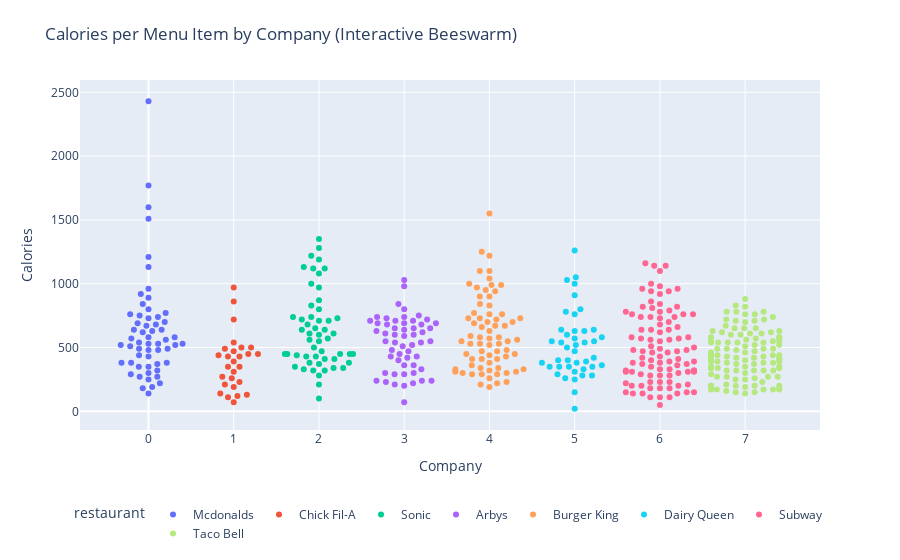

The notebook cell this image was saved under:
### Code cell
import seaborn as sns
import pandas as pd
import matplotlib.pyplot as plt
import plotly.express as px

# Compute the swarm positions using Seaborn
ax = sns.swarmplot(data=df, x="restaurant", y="calories")
swarm_positions = []

# Extract the computed positions from Seaborn artists
for collection in ax.collections:
    offsets = collection.get_offsets()
    swarm_positions.extend(offsets)

plt.close()  # Close static plot

# Create a new dataframe with adjusted x positions
df_plot = df.copy()
df_plot["x_swarm"], df_plot["y_swarm"] = zip(*swarm_positions)

# Interactive Plotly scatter
fig = px.scatter(
    df_plot,
    x="x_swarm",
    y="y_swarm",
    hover_data=["item"],
    color="restaurant"
)

# Make the figure taller and move legend below
fig.update_layout(
    title="Calories per Menu Item by Company (Interactive Beeswarm)",
    xaxis_title="Company",
    yaxis_title="Calories",
    height=800,  # make the plot taller
    legend=dict(
        orientation="h",   # horizontal legend
        yanchor="top",
        y=-0.2,            # move below the plot
        xanchor="center",
        x=0.5
    ),
    margin=dict(t=80, b=120)  # extra bottom space for the legend
)

fig.show()

### Figure 1 — Plotly figure (JSON) as saved in the notebook; plotly's stock layout.template omitted (floating-point values rounded to 4 significant figures)
{"data": [{"customdata": [["Artisan Grilled Chicken Sandwich"], ["Single Bacon Smokehouse Burger"], ["Double Bacon Smokehouse Burger"], ["Grilled Bacon Smokehouse Chicken Sandwich"], ["Crispy Bacon Smokehouse Chicken Sandwich"], ["Big Mac"], ["Cheeseburger"], ["Classic Chicken Sandwich"], ["Double Cheeseburger"], ["Double Quarter Pounder® with Cheese"], ["Filet-O-Fish®"], ["Garlic White Cheddar Burger"], ["Grilled Garlic White Cheddar Chicken Sandwich"], ["Crispy Garlic White Cheddar Chicken Sandwich"], ["Hamburger"], ["Lobster Roll"], ["Maple Bacon Dijon 1/4 lb Burger"], ["Grilled Maple Bacon Dijon Chicken Sandwich"], ["Crispy Maple Bacon Dijon Chicken Sandwich"], ["McChicken"], ["McDouble"], ["McRib"], ["Pico Guacamole 1/4 lb Burger"], ["Grilled Pico Guacamole Chicken Sandwich"], ["Crispy Pico Guacamole Chicken Sandwich"], ["Premium Buttermilk Crispy Chicken Deluxe Sandwich"], ["Premium Crispy Chicken Deluxe Sandwich"], ["Quarter Pounder® with Cheese"], ["Signature Sriracha Burger"], ["Grilled Signature Sriracha Chicken Sandwich"], ["Crispy Signature Sriracha Chicken Sandwich"], ["Sweet BBQ Bacon 1/4 lb Burger"], ["Grilled Sweet BBQ Bacon Chicken Sandwich"], ["Crispy Sweet BBQ Bacon Chicken Sandwich"], ["3 piece Buttermilk Crispy Chicken Tenders"], ["4 piece Buttermilk Crispy Chicken Tenders"], ["6 piece Buttermilk Crispy Chicken Tenders"], ["10 piece Buttermilk Crispy Chicken Tenders"], ["12 piece Buttermilk Crispy Chicken Tenders"], ["20 piece Buttermilk Crispy Chicken Tenders"], ["4 Piece Chicken McNuggets"], ["6 Piece Chicken McNuggets"], ["10 Piece Chicken McNuggets"], ["20 Piece Chicken McNuggets"], ["40 piece Chicken McNuggets"], ["4 piece Sweet N' Spicy Honey BBQ Glazed Tenders"], ["6 piece Sweet N' Spicy Honey BBQ Glazed Tenders"], ["10 piece Sweet N' Spicy Honey BBQ Glazed Tenders"], ["Premium Asian Salad w/o Chicken"], ["Premium Asian Salad w/ Grilled Chicken"], ["Premium Asian Salad w/ Crispy Chicken"], ["Premium Bacon Ranch Salad w/o Chicken"], ["Premium Bacon Ranch Salad w/ Grilled Chicken"], ["Premium Bacon Ranch Salad w/ Crispy Chicken"], ["Premium Southwest Salad w/o Chicken"], ["Premium Southwest Salad w/ Grilled Chicken"], ["Premium Southwest Salad w/ Crispy Chicken"]], "hovertemplate": "restaurant=Mcdonalds<br>x_swarm=%{x}<br>y_swarm=%{y}<br>item=%{customdata[0]}<extra></extra>", "legendgroup": "Mcdonalds", "marker": {"color": "#636efa", "symbol": "circle"}, "mode": "markers", "name": "Mcdonalds", "orientation": "v", "showlegend": true, "type": "scatter", "x": [-0.3168, -0.06745, 0, -0.1037, -0.09036, -0.1109, 0, -0.2146, 0, 0.2013, -0.2036, -0.06745, 0.4, 0.1905, 0, -0.2073, 0.1543, 0.3072, 0.1109, 0, 0.2146, 0.1132, 0, -0.3255, 0.08688, -0.2013, 0, 0.1132, -0.02402, 0.2036, 0, -0.1277, 0.04344, 0, 0.1037, 0, -0.2146, 0, 0, 0, -0.06745, 0.1037, -0.1109, 0, 0, -0.1711, 0, 0, 0, -0.1037, -0.1109, 0.04344, 0.1037, 0.2241, 0.1338, -0.1132, 0.3145], "xaxis": "x", "y": [380, 840, 1130, 750, 920, 540, 300, 510, 430, 770, 380, 620, 530, 700, 250, 290, 640, 580, 740, 350, 380, 480, 580, 520, 680, 570, 530, 530, 670, 560, 730, 690, 630, 800, 370, 480, 760, 1210, 1510, 2430, 180, 270, 440, 890, 1770, 640, 960, 1600, 140, 270, 490, 190, 320, 490, 220, 350, 520], "yaxis": "y"}, {"customdata": [["Chargrilled Chicken Club Sandwich"], ["Chargrilled Chicken Sandwich"], ["Chick-n-Slider"], ["1 Piece Chick-n-Strips"], ["2 Piece Chick-n-Strips"], ["3 Piece Chick-n-Strips"], ["4 piece Chick-n-Strips"], ["Chicken Deluxe"], ["4 piece Chicken Nuggets"], ["6 piece Chicken Nuggets"], ["8 piece Chicken Nuggets"], ["12 piece Chicken Nuggets"], ["30 piece Chicken Nuggets"], ["Chicken Salad Sandwich"], ["Chicken Sandwich"], ["4 Piece Grilled Chicken Nuggets"], ["6 Piece Grilled Chicken Nuggets"], ["8 piece Grilled Chicken Nuggets"], ["12 Piece Grilled Chicken Nuggets"], ["Spicy Grilled Chicken Sub Sandwich"], ["Regular Grilled Chicken Sub Sandwich"], ["Smokehouse BBQ Bacon Sandwich"], ["Spicy Chicken Sandwich"], ["Spicy Deluxe"], ["Chargrilled Chicken Cool Wrap"], ["Chicken Enchiladas Meal Kit"], ["Chicken Parmesan Meal Kit"]], "hovertemplate": "restaurant=Chick Fil-A<br>x_swarm=%{x}<br>y_swarm=%{y}<br>item=%{customdata[0]}<extra></extra>", "legendgroup": "Chick Fil-A", "marker": {"color": "#EF553B", "symbol": "circle"}, "mode": "markers", "name": "Chick Fil-A", "orientation": "v", "showlegend": true, "type": "scatter", "x": [0.9325, 1, 0.8662, 1.043, 1.067, 0.9325, 1, 1.204, 1.154, 1, 0.9771, 1, 1, 0.8963, 0.8217, 1, 0.9325, 0.8422, 0.8963, 1.067, 1.171, 1.09, 1.284, 1, 1.067, 1, 1], "xaxis": "x", "y": [430, 310, 270, 120, 230, 350, 470, 500, 130, 190, 260, 390, 970, 490, 440, 70, 110, 140, 210, 430, 450, 500, 450, 540, 350, 860, 720], "yaxis": "y"}, {"customdata": [["Hatch Green Chile Cheeseburger"], ["Jalapeno Burger"], ["Jr. Burger"], ["Jr. Chili Cheeseburger"], ["Jr. Deluxe Burger"], ["Jr. Deluxe Cheeseburger"], ["Jr. Double Cheeseburger"], ["Sonic Bacon Cheeseburger (w/mayo)"], ["Sonic Burger W/ Mustard"], ["Sonic Burger W/ Ketchup"], ["Sonic Burger W/ Mayonnaise"], ["Sonic Cheeseburger W/ Mustard"], ["Sonic Cheeseburger W/ Ketchup"], ["Sonic Cheeseburger W/ Mayonnaise"], ["Super Sonic Bacon Double Cheeseburger (w/mayo)"], ["Super Sonic Double Cheeseburger W/ Mustard"], ["Super Sonic Double Cheeseburger W/ Ketchup"], ["Super Sonic Double Cheeseburger W/ Mayo"], ["Super Sonic Jalapeno Double Cheeseburger"], ["Veggie Burger W/ Ketchup"], ["Veggie Burger With Mustard"], ["Veggie Burger W/ Mustard"], ["Grilled Asiago Caesar Chicken Club Sandwich"], ["Crispy Asiago Caesar Chicken Club Sandwich"], ["Grilled Chicken Sandwich"], ["Crispy Chicken Sandwich"], ["Chicken Strip Sandwich"], ["3 Piece Crispy Chicken Tender Dinner"], ["5 Piece Crispy Chicken Tender Dinner"], ["Deluxe Ultimate Chicken Sandwich"], ["Buffalo Dunked Ultimate Chicken Sandwich"], ["Garlic Parmesan Dunked Ultimate Chicken Sandwich"], ["Small Jumbo Popcorn Chicken"], ["Large Jumbo Popcorn Chicken"], ["Small Spicy Jumbo Popcorn Chicken"], ["Large Spicy Jumbo Popcorn Chicken"], ["3 Piece Super Crunch Chicken Strip Dinner"], ["4 Piece Super Crunch Chicken Strip Dinner"], ["5 Piece Super Crunch Chicken Strip Dinner"], ["3 Piece Super Crunch Chicken Strips"], ["4 Piece Super Crunch Chicken Strips"], ["5 Piece Super Crunch Chicken Strips"], ["Traditional Ultimate Chicken Sandwich"], ["Ultimate Chicken Club"], ["All Beef All-american Style Dog – 6\""], ["All Beef Chicago Dog – 6\""], ["All Beef Chili Cheese Coney – 6\""], ["All Beef New York Dog – 6\""], ["All Beef Regular Hot Dog – 6\""], ["Cheesy Bacon Pretzel Dog - 6 In."], ["Corn Dog"], ["Footlong Quarter Pound Coney"], ["The Original Pretzel Dog"]], "hovertemplate": "restaurant=Sonic<br>x_swarm=%{x}<br>y_swarm=%{y}<br>item=%{customdata[0]}<extra></extra>", "legendgroup": "Sonic", "marker": {"color": "#00cc96", "symbol": "circle"}, "mode": "markers", "name": "Sonic", "orientation": "v", "showlegend": true, "type": "scatter", "x": [2.113, 2.067, 2.171, 2.181, 1.889, 1.6, 2, 2, 1.799, 1.957, 1.91, 2, 1.799, 2, 2, 1.933, 1.822, 1.91, 2.067, 2.4, 2.361, 2.248, 2.171, 1.866, 1.851, 2.104, 1.629, 2, 2.031, 1.695, 1.91, 2, 2.352, 1.889, 1.718, 1.889, 2, 2, 2, 1.822, 1.74, 2, 2.217, 2, 2, 1.964, 2.067, 2.284, 2.067, 1.941, 2, 1.91, 1.933], "xaxis": "x", "y": [710, 640, 340, 410, 380, 450, 600, 870, 640, 650, 740, 710, 720, 800, 1280, 1120, 1130, 1220, 1120, 450, 450, 450, 610, 680, 430, 570, 450, 280, 470, 740, 1000, 1350, 380, 560, 350, 610, 970, 1080, 1190, 330, 440, 550, 730, 100, 370, 430, 410, 340, 320, 500, 210, 830, 320], "yaxis": "y"}, {"customdata": [["Arby's Melt"], ["Arby-Q Sandwich"], ["Beef 'n Cheddar Classic"], ["Beef 'n Cheddar Mid"], ["Bourbon BBQ Brisket Sandwich"], ["Bourbon BBQ Chicken Sandwich"], ["Bourbon BBQ Steak Sandwich"], ["Buttermilk Buffalo Chicken Sandwich"], ["Buttermilk Chicken Bacon & Swiss"], ["Buttermilk Chicken Cordon Bleu Sandwich"], ["Buttermilk Crispy Chicken Sandwich"], ["Classic French Dip & Swiss/Au Jus"], ["Classic Roast Beef"], ["Double Roast Beef"], ["Fire-Roasted Philly Steak"], ["Grand Turkey Club"], ["Greek Gyro"], ["Half Pound Beef 'n Cheddar Sandwich"], ["Half Pound French Dip & Swiss"], ["Half Pound Roast Beef Sandwich"], ["Ham & Swiss Melt"], ["Loaded Italian Sandwich"], ["Pecan Chicken Salad Flatbread"], ["Pecan Chicken Salad Sandwich"], ["2 piece Prime-Cut Chicken Tenders"], ["3 piece Prime-Cut Chicken Tenders"], ["5 piece Prime-Cut Chicken Tenders"], ["Reuben Sandwich"], ["Roast Beef Gyro"], ["Roast Turkey & Swiss Sandwich"], ["Roast Turkey & Swiss Wrap"], ["Roast Turkey, Ranch & Bacon Sandwich"], ["Roast Turkey, Ranch & Bacon Wrap"], ["Smoke Mountain w/ Beef Short Rib"], ["Smokehouse Beef Short Rib Sandwich"], ["Smokehouse Brisket"], ["Super Roast Beef"], ["Three Cheese Steak Sandwich"], ["Triple Decker Sandwich"], ["Turkey Avocado Club"], ["Turkey Gyro"], ["Ultimate BLT"], ["Buffalo Chicken Slider"], ["Chicken Tender 'n Cheese Slider"], ["Corned Beef 'n Cheese Slider"], ["Ham 'n Cheese Slider"], ["Jalapeno Roast Beef 'n Cheese Slider"], ["Pizza Slider"], ["Roast Beef 'n Cheese Slider"], ["Turkey 'n Cheese Slider"], ["Chopped Side Salad"], ["Crispy Chicken Farmhouse Salad"], ["Greek Gyro Salad"], ["Roast Turkey Farmhouse Salad"], ["Super Greek Salad"]], "hovertemplate": "restaurant=Arbys<br>x_swarm=%{x}<br>y_swarm=%{y}<br>item=%{customdata[0]}<extra></extra>", "legendgroup": "Arbys", "marker": {"color": "#ab63fa", "symbol": "circle"}, "mode": "markers", "name": "Arbys", "orientation": "v", "showlegend": true, "type": "scatter", "x": [3.201, 2.933, 2.946, 2.675, 2.889, 3.372, 2.688, 3.197, 3.111, 3, 3.308, 2.892, 3.111, 2.982, 3, 2.855, 2.6, 2.682, 3.171, 2.778, 2.776, 2.799, 3.104, 2.933, 3.207, 3, 2.889, 3.201, 2.781, 2.896, 3.093, 3, 3.215, 3, 3, 3.111, 3.147, 3.305, 3, 2.793, 3.05, 3, 3, 2.887, 3.104, 2.889, 3.321, 3.111, 2.675, 3, 3, 2.842, 3.036, 2.785, 3.269], "xaxis": "x", "y": [330, 400, 450, 630, 650, 690, 690, 540, 650, 690, 550, 540, 360, 510, 640, 480, 710, 740, 750, 610, 300, 680, 710, 840, 240, 360, 600, 680, 550, 710, 520, 800, 620, 740, 590, 600, 430, 650, 1030, 730, 470, 980, 290, 290, 220, 210, 240, 300, 240, 200, 70, 430, 420, 230, 720], "yaxis": "y"}, {"customdata": [["American Brewhouse King"], ["Bacon & Swiss Sourdough King"], ["Bacon Cheeseburger"], ["Bacon Cheeseburger Deluxe"], ["Bacon King"], ["Bacon King Jr"], ["BBQ Bacon King"], ["Cheeseburger"], ["Double Bacon Cheeseburger"], ["Double Cheeseburger"], ["Double Hamburger"], ["Double Quarter Pound King"], ["Extra Long Cheeseburger"], ["Farmhouse King"], ["Hamburger"], ["Homestyle Cheeseburger"], ["Jalapeno King Sandwich"], ["Mushroom & Swiss King"], ["Rodeo Burger"], ["Rodeo King"], ["Sourdough King Single"], ["Sourdough King Double"], ["Steakhouse King"], ["Bacon & Cheese Whopper"], ["DOUBLE WHOPPER w/o Cheese"], ["DOUBLE WHOPPER w/ Cheese"], ["WHOPPER w/o Cheese"], ["WHOPPER w/ Cheese"], ["WHOPPER JR. w/o Cheese"], ["WHOPPER JR. w/ Cheese"], ["Bacon Cheddar Ranch Chicken Salad w/ grilled Chicken & Dressing"], ["Bacon Cheddar Ranch Chicken Salad w/ crispy Chicken & Dressing"], ["Chicken BLT Salad w/ Grilled Chicken"], ["Chicken BLT Salad w/ Crispy Chicken"], ["Chicken Caesar Salad w/ Grilled Chicken"], ["Chicken Caesar Salad w/ Crispy Chicken"], ["Chicken, Apple & Cranberry Salad w/ Grilled Chicken"], ["Chicken, Apple & Cranberry Salad w/ Crispy Chicken"], ["Garden Grilled Chicken Salad w/ Grilled Chicken, no dressing"], ["Garden Grilled Chicken Salad w/ Crispy Chicken, no dressing"], ["Side Caesar Salad with dressing"], ["Side Garden Salad and Avocado Ranch Dressing"], ["Bacon Cheddar Ranch Crispy Chicken Sandwich"], ["BBQ Bacon Crispy Chicken Sandwich"], ["Big Fish Sandwich"], ["BK VEGGIE Burger"], ["Chicken Burger"], ["Chicken Cordon Bleu Sandwich"], ["Chicken Fries"], ["4 Piece Chicken Nuggets"], ["6 Piece Chicken Nuggets"], ["20 Piece Chicken Nuggets"], ["Chicken Nuggets (10pc)"], ["Chicken Parmesan Sandwich"], ["Crispy Buffalo Chicken Melt"], ["Crispy Chicken Jr."], ["Crispy Chicken Sandwich"], ["Grilled Chicken Sandwich"], ["Grilled Chili Cheese Dog"], ["Grilled Hot Dog"], ["Jalapeno Chicken Fries"], ["Original Chicken Sandwich"], ["Pretzel Chicken Fries"], ["Rodeo Crispy Chicken Sandwich"], ["Sourdough Chicken Club"], ["4 Piece Spicy Chicken Nuggets"], ["Spicy Chicken Nuggets"], ["Spicy Crispy Chicken Jr."], ["Spicy Crispy Chicken Sandwich"], ["Spicy Crispy Jalapeno Chicken Sandwich"]], "hovertemplate": "restaurant=Burger King<br>x_swarm=%{x}<br>y_swarm=%{y}<br>item=%{customdata[0]}<extra></extra>", "legendgroup": "Burger King", "marker": {"color": "#FFA15A", "symbol": "circle"}, "mode": "markers", "name": "Burger King", "orientation": "v", "showlegend": true, "type": "scatter", "x": [4, 3.763, 3.6, 4.09, 4, 3.752, 3.887, 4.201, 4, 3.729, 3.793, 3.887, 4.111, 4, 4, 3.672, 4.024, 4.067, 3.6, 3.91, 3.887, 3.853, 4, 3.819, 4, 4.137, 3.91, 4.148, 3.896, 4, 3.778, 4.081, 4.215, 3.819, 4.111, 4.067, 4.325, 3.977, 4, 4.298, 4.09, 4.201, 4, 4, 3.889, 3.91, 4.201, 4.361, 3.796, 4, 3.91, 3.957, 4.09, 4, 3.889, 4.194, 4.181, 3.91, 4.4, 4.312, 3.686, 4, 4.104, 3.796, 3.889, 3.896, 3.776, 4.09, 4.271, 4], "xaxis": "x", "y": [1550, 1000, 330, 290, 1040, 730, 1100, 300, 520, 450, 360, 900, 580, 1220, 260, 550, 990, 940, 310, 1250, 730, 970, 1100, 770, 900, 990, 660, 760, 340, 380, 590, 720, 550, 690, 530, 670, 560, 700, 320, 450, 220, 230, 830, 440, 530, 410, 480, 730, 290, 190, 290, 950, 470, 570, 580, 430, 670, 470, 330, 310, 300, 630, 340, 410, 840, 210, 530, 410, 700, 760], "yaxis": "y"}, {"customdata": [["1/2 lb. FlameThrower® GrillBurger"], ["1/2 lb. GrillBurger with Cheese"], ["1/4 lb. Bacon Cheese GrillBurger"], ["1/4 lb. GrillBurger with Cheese"], ["1/4 lb. Mushroom Swiss GrillBurger"], ["Original Cheeseburger"], ["Original Double Cheeseburger"], ["4 Piece Chicken Strip Basket w/ Country Gravy"], ["6 Piece Chicken Strip Basket w/ Country Gravy"], ["Bacon Cheese Dog"], ["Cheese Dog"], ["Chili Cheese Dog"], ["Chili Dog"], ["Hot Dog"], ["Relish Dog"], ["Barbecue Pork Sandwich"], ["Breaded Mushrooms"], ["Regular Cheese Curds"], ["Large Cheese Curds"], ["Chili Cheese Mega Dog"], ["Corn Dog"], ["Crispy Fish Sandwich"], ["Deluxe Cheeseburger"], ["Deluxe Double Cheeseburger"], ["Deluxe Double Hamburger"], ["Deluxe Hamburger"], ["DQ Ultimate® Burger"], ["Pork Tenderloin Sandwich"], ["Steak Finger Basket"], ["3 chicken strips Chicken Strips"], ["Chicken Bacon Ranch Sandwich"], ["Chicken Mozzarella Sandwich"], ["Crispy Chicken BLT Salad"], ["Crispy Chicken Garden Greens Salad"], ["Crispy Chicken Sandwich"], ["Crispy Chicken Wrap"], ["Grilled Chicken BLT Salad"], ["Grilled Chicken Garden Greens Salad"], ["Grilled Chicken Sandwich"], ["Grilled Chicken Wrap"], ["Side Salad"], ["Turkey BLT Sandwich"]], "hovertemplate": "restaurant=Dairy Queen<br>x_swarm=%{x}<br>y_swarm=%{y}<br>item=%{customdata[0]}<extra></extra>", "legendgroup": "Dairy Queen", "marker": {"color": "#19d3f3", "symbol": "circle"}, "mode": "markers", "name": "Dairy Queen", "orientation": "v", "showlegend": true, "type": "scatter", "x": [5, 5.067, 5.113, 5.117, 5, 4.919, 5, 4.91, 5, 5.224, 5.134, 5.023, 5.104, 4.799, 4.819, 5, 5, 4.731, 5.013, 5, 4.889, 5, 4.806, 5.224, 4.842, 4.933, 4.896, 5.318, 5, 5.207, 4.91, 4.842, 5.013, 5.204, 4.91, 4.706, 4.616, 5, 5.318, 5.09, 5, 5.228], "xaxis": "x", "y": [1000, 800, 630, 540, 570, 400, 630, 1030, 1260, 420, 390, 380, 330, 290, 350, 310, 250, 550, 1050, 760, 260, 470, 400, 640, 540, 350, 780, 580, 910, 350, 500, 640, 520, 280, 600, 350, 380, 150, 360, 280, 20, 550], "yaxis": "y"}, {"customdata": [["6\" B.L.T."], ["Footlong B.L.T."], ["6\" BBQ Rib Sandwich"], ["Footlong BBQ Rib Sandwich"], ["6\" Big Hot Pastrami"], ["Footlong Big Hot Pastrami"], ["6\" Big Philly Cheesesteak"], ["Footlong Big Philly Cheesesteak"], ["Kids Mini Sub Black Forest Ham"], ["6\" Black Forest Ham"], ["Footlong Black Forest Ham"], ["6\" Carved Turkey"], ["Footlong Carved Turkey"], ["6\" Carved Turkey & Bacon w/ Cheese"], ["Footlong Carved Turkey & Bacon w/ Cheese"], ["6\" Chicken & Bacon Ranch Melt"], ["Footlong Chicken & Bacon Ranch Melt"], ["6\" Chicken Pizziola Melt"], ["Footlong Chicken Pizziola Melt"], ["6\" Cold Cut Combo"], ["Footlong Cold Cut Combo"], ["6\" Corned Beef Reuben"], ["Footlong Corned Beef Reuben"], ["6\" Italian B.M.T."], ["Footlong Italian B.M.T."], ["6\" Italian Hero"], ["Footlong Italian Hero"], ["6\" Meatball Marinara"], ["Footlong Meatball Marinara"], ["6\" Oven Roasted Chicken"], ["Footlong Oven Roasted Chicken"], ["Kids Mini Sub Roast Beef"], ["6\" Roast Beef"], ["Footlong Roast Beef"], ["6\" Rotisserie Style Chicken"], ["Footlong Rotisserie Style Chicken"], ["6\" Spicy Italian"], ["Footlong Spicy Italian"], ["6\" Steak and Cheese"], ["Footlong Steak and Cheese"], ["6\" Subway Club"], ["Footlong Subway Club"], ["6\" Subway Melt (includes cheese)"], ["Footlong Subway Melt (includes cheese)"], ["6\" Subway Seafood Sensation"], ["Footlong Subway Seafood Sensation"], ["6\" Sweet Onion Chicken Teriyaki"], ["Footlong Sweet Onion Chicken Teriyaki"], ["6\" Tuna"], ["Footlong Tuna"], ["6\" Turkey & Bacon Avocado"], ["Footlong Turkey & Bacon Avocado"], ["Kids Mini Sub Turkey Breast"], ["6\" Turkey Breast"], ["Footlong Turkey Breast"], ["6\" Turkey Breast & Ham"], ["Footlong Turkey Breast & Ham"], ["6\" Turkey Italiano Melt (with Provolone)"], ["Footlong Turkey Italiano Melt (with Provolone)"], ["Kids Mini Sub Veggie Delite"], ["6\" Veggie Delite"], ["Footlong Veggie Delite"], ["6\" Veggie Patty"], ["Footlong Veggie Patty"], ["Autumn Carved Turkey Salad"], ["B.L.T. Salad"], ["Big Hot Pastrami Melt Salad"], ["Big Philly Cheesesteak Salad"], ["Black Forest Ham Salad"], ["Buffalo Chicken Salad (with Ranch dressing)"], ["Carved Turkey & Bacon w/ Cheese Salad"], ["Carved Turkey Salad"], ["Chicken & Bacon Ranch Melt Salad (includes Ranch dressing)"], ["Cold Cut Combo Salad"], ["Double Chicken Salad"], ["Italian B.M.T.® Salad"], ["Italian Hero Salad"], ["Meatball Marinara Salad"], ["Oven Roasted Chicken Salad"], ["Roast Beef Salad"], ["Spicy Italian Salad"], ["Steak & Cheese Salad"], ["Subway Club Salad"], ["Subway Melt® Salad"], ["Sweet Onion Chicken Teriyaki Salad"], ["Tuna Salad"], ["Turkey Breast & Ham Salad"], ["Turkey Breast Salad"], ["Veggie Delite Salad"], ["Chipotle Southwest Steak & Cheese Wrap"], ["Rotisserie-Style Chicken Caesar Wrap"], ["Turkey, Bacon & Guacamole Wrap"], ["Cheese & Veggies Pizza"], ["Cheese Pizza"], ["Pepperoni Pizza"], ["Sausage Pizza"]], "hovertemplate": "restaurant=Subway<br>x_swarm=%{x}<br>y_swarm=%{y}<br>item=%{customdata[0]}<extra></extra>", "legendgroup": "Subway", "marker": {"color": "#FF6692", "symbol": "circle"}, "mode": "markers", "name": "Subway", "orientation": "v", "showlegend": true, "type": "scatter", "x": [6.4, 5.783, 6, 5.896, 5.667, 5.829, 6.4, 5.896, 6.113, 5.776, 6.333, 6.113, 6.207, 5.778, 6.067, 6.222, 5.933, 6.09, 6, 5.793, 5.776, 6.201, 5.896, 6.215, 6.201, 6, 6, 5.688, 5.793, 6.4, 5.896, 5.783, 5.6, 6.104, 5.896, 6.104, 6.312, 6.207, 5.682, 6.388, 5.672, 6, 6.314, 6.171, 5.793, 6, 6, 5.672, 5.799, 6.104, 6.111, 6, 5.887, 5.887, 6.111, 6, 5.889, 6, 6, 6.314, 6.113, 5.91, 6.4, 5.6, 6.217, 5.6, 5.896, 6, 5.887, 6.204, 6.113, 6.4, 5.896, 6, 5.6, 5.887, 6, 6.328, 6.204, 5.796, 6.4, 6.328, 5.683, 6.217, 5.67, 5.6, 6, 6.113, 6, 6.275, 6, 5.91, 5.889, 6, 6.111, 5.799], "xaxis": "x", "y": [320, 640, 430, 860, 580, 1160, 500, 1000, 180, 290, 580, 330, 660, 570, 1140, 570, 1140, 460, 920, 370, 740, 470, 940, 410, 820, 550, 1100, 480, 960, 320, 640, 200, 320, 640, 350, 700, 480, 960, 380, 760, 310, 620, 370, 740, 420, 840, 380, 760, 470, 940, 390, 780, 180, 280, 560, 280, 560, 490, 980, 150, 230, 460, 390, 780, 300, 150, 400, 330, 110, 360, 280, 150, 510, 180, 220, 230, 230, 310, 140, 140, 310, 210, 140, 200, 200, 310, 110, 110, 50, 760, 730, 810, 740, 680, 790, 820], "yaxis": "y"}, {"customdata": [["1/2 lb.* Cheesy Potato Burrito"], ["1/2 lb.* Combo Burrito"], ["7-Layer Burrito"], ["Bean Burrito"], ["Beefy 5-Layer Burrito"], ["Beefy Fritos® Burrito"], ["Black Bean Burrito"], ["Burrito Supreme® – Beef"], ["Burrito Supreme® - Chicken"], ["Burrito Supreme® - Steak"], ["Cantina Power Burrito - Chicken"], ["Cantina Power Burrito - Steak"], ["Cantina Power Burrito - Veggie"], ["Cheesy Bean and Rice Burrito"], ["Chili Cheese Burrito"], ["Chicken Crunchy Cheesy Core Burrito"], ["Steak Crunchy Cheesy Core Burrito"], ["Beef Crunchy Cheesy Core Burrito"], ["Loaded Taco Burrito"], ["Chicken Quesarito"], ["Steak Quesarito"], ["Beef Quesarito"], ["Shredded Chicken Burrito"], ["Smothered Burrito - Beef"], ["Smothered Burrito - Shredded Chicken"], ["Smothered Burrito - Steak"], ["Chicken Spicy Cheesy Core Burrito"], ["Steak Spicy Cheesy Core Burrito"], ["Beef Spicy Cheesy Core Burrito"], ["Triple Melt Burrito"], ["XXL Grilled Stuft Burrito - Beef"], ["XXL Grilled Stuft Burrito - Chicken"], ["XXL Grilled Stuft Burrito - Steak"], ["Chicken Soft Taco"], ["Cool Ranch® Doritos® Double Decker® Taco"], ["Cool Ranch® Doritos® Locos Taco"], ["Cool Ranch® Doritos® Locos Taco Supreme"], ["Crunchy Taco"], ["Crunchy Taco Supreme®"], ["Double Decker® Taco"], ["DOUBLE DECKER® Taco Supreme®"], ["Spicy Sweet Double Stacked Taco"], ["Cool Ranch Habanero Double Stacked Taco"], ["Nacho Crunch Double Stacked Taco"], ["Fiery Doritos® Double Decker® Taco"], ["Fiery Doritos® Locos Taco"], ["Fiery Doritos® Locos Taco Supreme"], ["Grilled Steak Soft Taco"], ["Nacho Cheese Doritos® Double Decker® Taco"], ["Nacho Cheese Doritos® Locos Tacos"], ["Nacho Cheese Doritos® Locos Tacos Supreme"], ["Soft Taco Supreme® – Beef"], ["Soft Taco-Beef"], ["Spicy Potato Soft Taco"], ["Chalupa Supreme® - Chicken"], ["Chalupa Supreme® - Steak"], ["Chalupa Supreme®–Beef"], ["Double Chalupa"], ["Wild Naked Chicken Chalupa"], ["Mild Naked Chicken Chalupa"], ["Spicy Double Chalupa"], ["Fresco Bean Burrito"], ["Fresco Burrito Supreme® – Chicken"], ["Fresco Burrito Supreme® – Steak"], ["Fresco Chicken Soft Taco"], ["Fresco Crunchy Taco"], ["Fresco Grilled Steak Soft Taco"], ["Fresco Soft Taco"], ["Cheesy Gordita Crunch"], ["Doritos® Cheesy Gordita Crunch - Cool Ranch"], ["Doritos® Cheesy Gordita Crunch - Fiery"], ["Doritos® Cheesy Gordita Crunch - Nacho Cheese"], ["Double Cheesy Gordita Crunch"], ["Gordita Supreme® – Beef"], ["Gordita Supreme® - Chicken"], ["Gordita Supreme® - Steak"], ["Nacho Fries Bellgrande"], ["Nachos BellGrande®"], ["Nachos Supreme"], ["Triple Layer Nachos"], ["Triple Melt Nachos"], ["Beefy Cheddar Crunchwrap Slider"], ["Beefy Mini Quesadilla"], ["Beefy Nacho Griller"], ["BLT Crunchwrap Slider"], ["Cantina Power Bowl - Chicken"], ["Cantina Power Bowl - Steak"], ["Cantina Power Bowl - Veggie"], ["Cheese Quesadilla"], ["Cheese Roll-Up"], ["Chicken Quesadilla"], ["Chickstar"], ["Chili Cheese Burrito"], ["Chipotle Crispy Chicken Griller"], ["Crispy Chicken Quesadilla"], ["Crunchwrap Supreme®"], ["Double Tostada"], ["Express Taco Salad w/ Chips"], ["Loaded Potato Griller"], ["Mexican Pizza"], ["MexiMelt®"], ["Steak Quesalupa"], ["Chicken Quesalupa"], ["Beef Quesalupa"], ["Shredded Chicken Mini Quesadilla"], ["Spicy Chicken Crunchwrap Slider"], ["Spicy Tostada"], ["Stacker"], ["Steak Quesadilla"], ["Original Triple Double Crunchwrap"], ["Spicy Triple Double Crunchwrap"], ["Express Taco Salad w/ Chips"], ["Fiesta Taco Salad-Beef"], ["Fiesta Taco Salad-Chicken"], ["Fiesta Taco Salad-Steak"]], "hovertemplate": "restaurant=Taco Bell<br>x_swarm=%{x}<br>y_swarm=%{y}<br>item=%{customdata[0]}<extra></extra>", "legendgroup": "Taco Bell", "marker": {"color": "#B6E880", "symbol": "circle"}, "mode": "markers", "name": "Taco Bell", "orientation": "v", "showlegend": true, "type": "scatter", "x": [6.6, 6.6, 7, 7.104, 7.4, 7.4, 7.4, 6.896, 6.6, 6.675, 7, 6.896, 7.325, 7.4, 7.215, 7.057, 7.192, 7.4, 7.325, 7.303, 6.618, 7.124, 7, 6.889, 6.876, 6.772, 7.215, 6.6, 7.124, 7.4, 7, 6.889, 7, 6.6, 7.104, 6.778, 6.889, 7.4, 7.111, 7.217, 6.6, 7.4, 7.4, 7.328, 6.783, 7.328, 6.6, 7, 6.896, 7.215, 6.6, 7.201, 7.4, 6.887, 6.679, 7.4, 6.896, 6.946, 6.6, 6.6, 6.833, 7, 6.6, 6.6, 7.111, 7, 6.889, 6.667, 7.215, 6.785, 7.328, 6.672, 7.4, 7, 6.67, 6.783, 7.111, 7.113, 6.785, 7.33, 7.111, 6.6, 6.778, 7.104, 7.215, 7.013, 7.4, 6.796, 6.896, 7, 7.4, 6.729, 6.785, 6.6, 6.989, 6.683, 7.269, 7.4, 7.111, 6.91, 7.382, 7.325, 6.675, 7, 7.4, 6.6, 6.6, 7.4, 7.111, 7, 7.217, 6.6, 6.783, 7.222, 6.778], "xaxis": "x", "y": [540, 460, 510, 370, 550, 440, 410, 420, 390, 390, 760, 780, 740, 420, 380, 610, 610, 630, 550, 620, 630, 650, 400, 710, 650, 670, 540, 550, 570, 410, 880, 830, 820, 170, 320, 160, 200, 170, 200, 320, 350, 340, 350, 380, 320, 170, 200, 250, 320, 170, 200, 230, 200, 250, 340, 340, 370, 600, 420, 440, 600, 350, 340, 340, 150, 140, 150, 170, 490, 490, 490, 490, 570, 300, 270, 270, 710, 760, 430, 320, 260, 410, 210, 420, 430, 560, 580, 540, 480, 190, 520, 620, 380, 290, 650, 540, 270, 580, 470, 540, 270, 440, 440, 460, 180, 400, 200, 390, 520, 700, 780, 580, 780, 720, 720], "yaxis": "y"}], "layout": {"autosize": true, "legend": {"orientation": "h", "title": {"text": "restaurant"}, "tracegroupgap": 0, "x": 0.5, "xanchor": "center", "y": -0.2, "yanchor": "top"}, "margin": {"b": 120, "t": 80}, "title": {"text": "Calories per Menu Item by Company (Interactive Beeswarm)"}, "xaxis": {"anchor": "y", "autorange": true, "domain": [0, 1], "range": [-0.8072, 7.882], "title": {"text": "Company"}, "type": "linear"}, "yaxis": {"anchor": "x", "autorange": true, "domain": [0, 1], "range": [-134.5, 2584.0], "title": {"text": "Calories"}, "type": "linear"}}}
